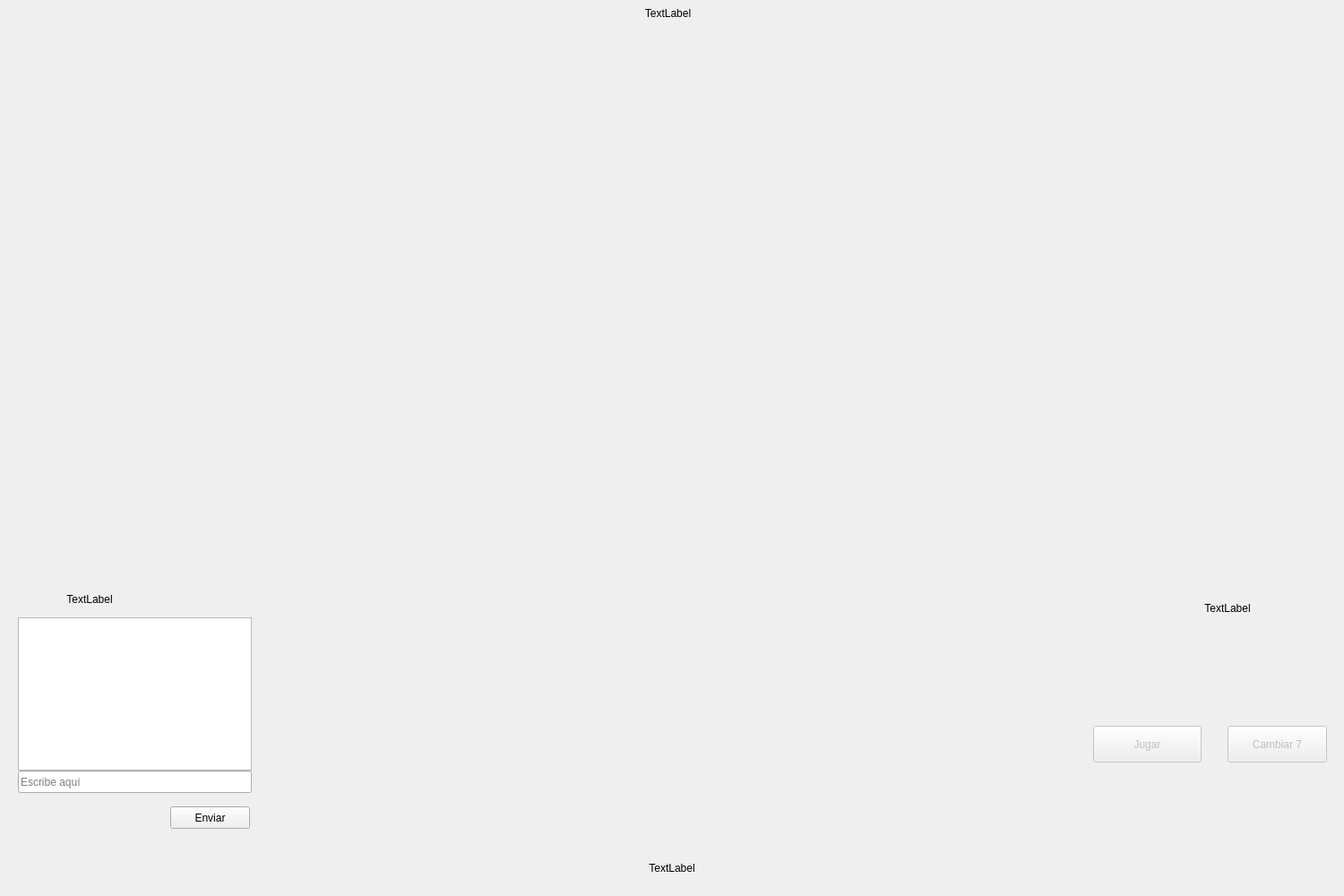
<?xml version="1.0" encoding="UTF-8"?>
<ui version="4.0">
 <class>tablero4</class>
 <widget class="QWidget" name="tablero4">
  <property name="geometry">
   <rect>
    <x>0</x>
    <y>0</y>
    <width>1500</width>
    <height>1000</height>
   </rect>
  </property>
  <property name="minimumSize">
   <size>
    <width>1500</width>
    <height>1000</height>
   </size>
  </property>
  <property name="maximumSize">
   <size>
    <width>1500</width>
    <height>1000</height>
   </size>
  </property>
  <property name="autoFillBackground">
   <bool>false</bool>
  </property>
  <property name="styleSheet">
   <string notr="true"/>
  </property>
  <widget class="QWidget" name="horizontalLayoutWidget">
   <property name="geometry">
    <rect>
     <x>0</x>
     <y>0</y>
     <width>2</width>
     <height>2</height>
    </rect>
   </property>
   <layout class="QHBoxLayout" name="horizontalLayout"/>
  </widget>
  <widget class="QWidget" name="verticalLayoutWidget">
   <property name="geometry">
    <rect>
     <x>290</x>
     <y>0</y>
     <width>911</width>
     <height>949</height>
    </rect>
   </property>
   <layout class="QVBoxLayout" name="verticalLayoutCentral">
    <property name="sizeConstraint">
     <enum>QLayout::SetDefaultConstraint</enum>
    </property>
    <item>
     <widget class="QLabel" name="nombre_jugador2">
      <property name="maximumSize">
       <size>
        <width>16777215</width>
        <height>30</height>
       </size>
      </property>
      <property name="text">
       <string>TextLabel</string>
      </property>
      <property name="alignment">
       <set>Qt::AlignCenter</set>
      </property>
     </widget>
    </item>
    <item>
     <widget class="QLabel" name="label_2">
      <property name="maximumSize">
       <size>
        <width>16777215</width>
        <height>200</height>
       </size>
      </property>
      <property name="styleSheet">
       <string notr="true"/>
      </property>
      <property name="text">
       <string/>
      </property>
      <property name="pixmap">
       <pixmap resource="../Imagenes/imagenes.qrc">:/cartas/default/cartasRivalesHor.png</pixmap>
      </property>
      <property name="alignment">
       <set>Qt::AlignCenter</set>
      </property>
     </widget>
    </item>
    <item>
     <layout class="QHBoxLayout" name="horizontalLayout_3">
      <item>
       <layout class="QHBoxLayout" name="horizontalLayout_4">
        <item>
         <widget class="QLabel" name="label_3">
          <property name="text">
           <string/>
          </property>
          <property name="pixmap">
           <pixmap>:/cartas/cartas1/dorso.png</pixmap>
          </property>
         </widget>
        </item>
        <item>
         <widget class="QLabel" name="carta_jugada4">
          <property name="autoFillBackground">
           <bool>false</bool>
          </property>
          <property name="text">
           <string/>
          </property>
          <property name="pixmap">
           <pixmap resource="../Imagenes/imagenes.qrc">:/logo/100x200.png</pixmap>
          </property>
          <property name="alignment">
           <set>Qt::AlignRight|Qt::AlignTrailing|Qt::AlignVCenter</set>
          </property>
         </widget>
        </item>
       </layout>
      </item>
      <item>
       <layout class="QVBoxLayout" name="verticalLayout">
        <item>
         <widget class="QLabel" name="carta_jugada3">
          <property name="enabled">
           <bool>true</bool>
          </property>
          <property name="autoFillBackground">
           <bool>false</bool>
          </property>
          <property name="text">
           <string/>
          </property>
          <property name="pixmap">
           <pixmap resource="../Imagenes/imagenes.qrc">:/logo/100x200.png</pixmap>
          </property>
          <property name="alignment">
           <set>Qt::AlignCenter</set>
          </property>
         </widget>
        </item>
        <item>
         <widget class="QLabel" name="carta_jugada1">
          <property name="text">
           <string/>
          </property>
          <property name="pixmap">
           <pixmap resource="../Imagenes/imagenes.qrc">:/logo/100x200.png</pixmap>
          </property>
          <property name="alignment">
           <set>Qt::AlignCenter</set>
          </property>
         </widget>
        </item>
       </layout>
      </item>
      <item>
       <widget class="QLabel" name="carta_jugada2">
        <property name="text">
         <string/>
        </property>
        <property name="pixmap">
         <pixmap resource="../Imagenes/imagenes.qrc">:/logo/100x200.png</pixmap>
        </property>
        <property name="alignment">
         <set>Qt::AlignLeading|Qt::AlignLeft|Qt::AlignVCenter</set>
        </property>
       </widget>
      </item>
     </layout>
    </item>
    <item>
     <layout class="QHBoxLayout" name="horizontalLayout_2">
      <property name="spacing">
       <number>0</number>
      </property>
      <item>
       <widget class="QLabel" name="carta1">
        <property name="pixmap">
         <pixmap resource="../Imagenes/imagenes.qrc">:/logo/118x260.png</pixmap>
        </property>
        <property name="scaledContents">
         <bool>false</bool>
        </property>
        <property name="alignment">
         <set>Qt::AlignCenter</set>
        </property>
        <property name="wordWrap">
         <bool>false</bool>
        </property>
        <property name="textInteractionFlags">
         <set>Qt::LinksAccessibleByMouse</set>
        </property>
       </widget>
      </item>
      <item>
       <widget class="QLabel" name="carta2">
        <property name="pixmap">
         <pixmap resource="../Imagenes/imagenes.qrc">:/logo/118x260.png</pixmap>
        </property>
        <property name="alignment">
         <set>Qt::AlignCenter</set>
        </property>
        <property name="textInteractionFlags">
         <set>Qt::LinksAccessibleByMouse|Qt::TextSelectableByMouse</set>
        </property>
       </widget>
      </item>
      <item>
       <widget class="QLabel" name="carta3">
        <property name="pixmap">
         <pixmap resource="../Imagenes/imagenes.qrc">:/logo/118x260.png</pixmap>
        </property>
        <property name="alignment">
         <set>Qt::AlignCenter</set>
        </property>
        <property name="textInteractionFlags">
         <set>Qt::LinksAccessibleByMouse|Qt::TextSelectableByMouse</set>
        </property>
       </widget>
      </item>
      <item>
       <widget class="QLabel" name="carta4">
        <property name="pixmap">
         <pixmap resource="../Imagenes/imagenes.qrc">:/logo/118x260.png</pixmap>
        </property>
        <property name="alignment">
         <set>Qt::AlignCenter</set>
        </property>
        <property name="textInteractionFlags">
         <set>Qt::LinksAccessibleByMouse|Qt::TextSelectableByMouse</set>
        </property>
       </widget>
      </item>
      <item>
       <widget class="QLabel" name="carta5">
        <property name="pixmap">
         <pixmap resource="../Imagenes/imagenes.qrc">:/logo/118x260.png</pixmap>
        </property>
        <property name="alignment">
         <set>Qt::AlignCenter</set>
        </property>
        <property name="textInteractionFlags">
         <set>Qt::LinksAccessibleByMouse|Qt::TextSelectableByMouse</set>
        </property>
       </widget>
      </item>
      <item>
       <widget class="QLabel" name="carta6">
        <property name="pixmap">
         <pixmap resource="../Imagenes/imagenes.qrc">:/logo/118x260.png</pixmap>
        </property>
        <property name="alignment">
         <set>Qt::AlignCenter</set>
        </property>
        <property name="textInteractionFlags">
         <set>Qt::LinksAccessibleByMouse|Qt::TextSelectableByMouse</set>
        </property>
       </widget>
      </item>
     </layout>
    </item>
   </layout>
  </widget>
  <widget class="QPushButton" name="botonJugar">
   <property name="enabled">
    <bool>false</bool>
   </property>
   <property name="geometry">
    <rect>
     <x>1220</x>
     <y>810</y>
     <width>121</width>
     <height>41</height>
    </rect>
   </property>
   <property name="autoFillBackground">
    <bool>false</bool>
   </property>
   <property name="text">
    <string>Jugar</string>
   </property>
   <property name="autoDefault">
    <bool>false</bool>
   </property>
   <property name="flat">
    <bool>false</bool>
   </property>
  </widget>
  <widget class="QPushButton" name="botonCambiar7">
   <property name="enabled">
    <bool>false</bool>
   </property>
   <property name="geometry">
    <rect>
     <x>1370</x>
     <y>810</y>
     <width>111</width>
     <height>41</height>
    </rect>
   </property>
   <property name="text">
    <string>Cambiar 7</string>
   </property>
  </widget>
  <widget class="QLabel" name="carta_triunfo">
   <property name="geometry">
    <rect>
     <x>190</x>
     <y>320</y>
     <width>100</width>
     <height>200</height>
    </rect>
   </property>
   <property name="text">
    <string/>
   </property>
   <property name="pixmap">
    <pixmap resource="../Imagenes/imagenes.qrc">:/logo/100x200.png</pixmap>
   </property>
   <property name="scaledContents">
    <bool>false</bool>
   </property>
   <property name="wordWrap">
    <bool>false</bool>
   </property>
  </widget>
  <widget class="QLabel" name="label">
   <property name="geometry">
    <rect>
     <x>40</x>
     <y>50</y>
     <width>121</width>
     <height>611</height>
    </rect>
   </property>
   <property name="text">
    <string/>
   </property>
   <property name="pixmap">
    <pixmap resource="../Imagenes/imagenes.qrc">:/cartas/default/cartasRivalesVer.png</pixmap>
   </property>
  </widget>
  <widget class="QLabel" name="label_4">
   <property name="geometry">
    <rect>
     <x>1310</x>
     <y>50</y>
     <width>121</width>
     <height>611</height>
    </rect>
   </property>
   <property name="text">
    <string/>
   </property>
   <property name="pixmap">
    <pixmap resource="../Imagenes/imagenes.qrc">:/cartas/default/cartasRivalesVer.png</pixmap>
   </property>
  </widget>
  <widget class="QLabel" name="label_5">
   <property name="geometry">
    <rect>
     <x>0</x>
     <y>-91</y>
     <width>1500</width>
     <height>1200</height>
    </rect>
   </property>
   <property name="text">
    <string/>
   </property>
   <property name="pixmap">
    <pixmap resource="../Imagenes/imagenes.qrc">:/logo/Tapete_verde.jpg</pixmap>
   </property>
  </widget>
  <widget class="QPushButton" name="boton_enviar_chat">
   <property name="geometry">
    <rect>
     <x>190</x>
     <y>900</y>
     <width>89</width>
     <height>25</height>
    </rect>
   </property>
   <property name="text">
    <string>Enviar</string>
   </property>
  </widget>
  <widget class="QTextEdit" name="chat_box">
   <property name="geometry">
    <rect>
     <x>20</x>
     <y>689</y>
     <width>261</width>
     <height>171</height>
    </rect>
   </property>
   <property name="readOnly">
    <bool>true</bool>
   </property>
  </widget>
  <widget class="QLineEdit" name="text_chat">
   <property name="geometry">
    <rect>
     <x>20</x>
     <y>860</y>
     <width>261</width>
     <height>25</height>
    </rect>
   </property>
   <property name="placeholderText">
    <string>Escribe aquí</string>
   </property>
  </widget>
  <widget class="QLabel" name="nombre_jugador3">
   <property name="geometry">
    <rect>
     <x>0</x>
     <y>660</y>
     <width>200</width>
     <height>17</height>
    </rect>
   </property>
   <property name="text">
    <string>TextLabel</string>
   </property>
   <property name="alignment">
    <set>Qt::AlignCenter</set>
   </property>
  </widget>
  <widget class="QLabel" name="nombre_jugador0">
   <property name="geometry">
    <rect>
     <x>650</x>
     <y>960</y>
     <width>200</width>
     <height>17</height>
    </rect>
   </property>
   <property name="text">
    <string>TextLabel</string>
   </property>
   <property name="alignment">
    <set>Qt::AlignCenter</set>
   </property>
  </widget>
  <widget class="QLabel" name="nombre_jugador1">
   <property name="geometry">
    <rect>
     <x>1270</x>
     <y>670</y>
     <width>200</width>
     <height>17</height>
    </rect>
   </property>
   <property name="text">
    <string>TextLabel</string>
   </property>
   <property name="alignment">
    <set>Qt::AlignCenter</set>
   </property>
  </widget>
  <zorder>label_5</zorder>
  <zorder>horizontalLayoutWidget</zorder>
  <zorder>verticalLayoutWidget</zorder>
  <zorder>botonJugar</zorder>
  <zorder>botonCambiar7</zorder>
  <zorder>carta_triunfo</zorder>
  <zorder>label</zorder>
  <zorder>label_4</zorder>
  <zorder>boton_enviar_chat</zorder>
  <zorder>chat_box</zorder>
  <zorder>text_chat</zorder>
  <zorder>nombre_jugador3</zorder>
  <zorder>nombre_jugador0</zorder>
  <zorder>nombre_jugador1</zorder>
 </widget>
 <resources>
  <include location="../Imagenes/imagenes.qrc"/>
 </resources>
 <connections/>
</ui>
